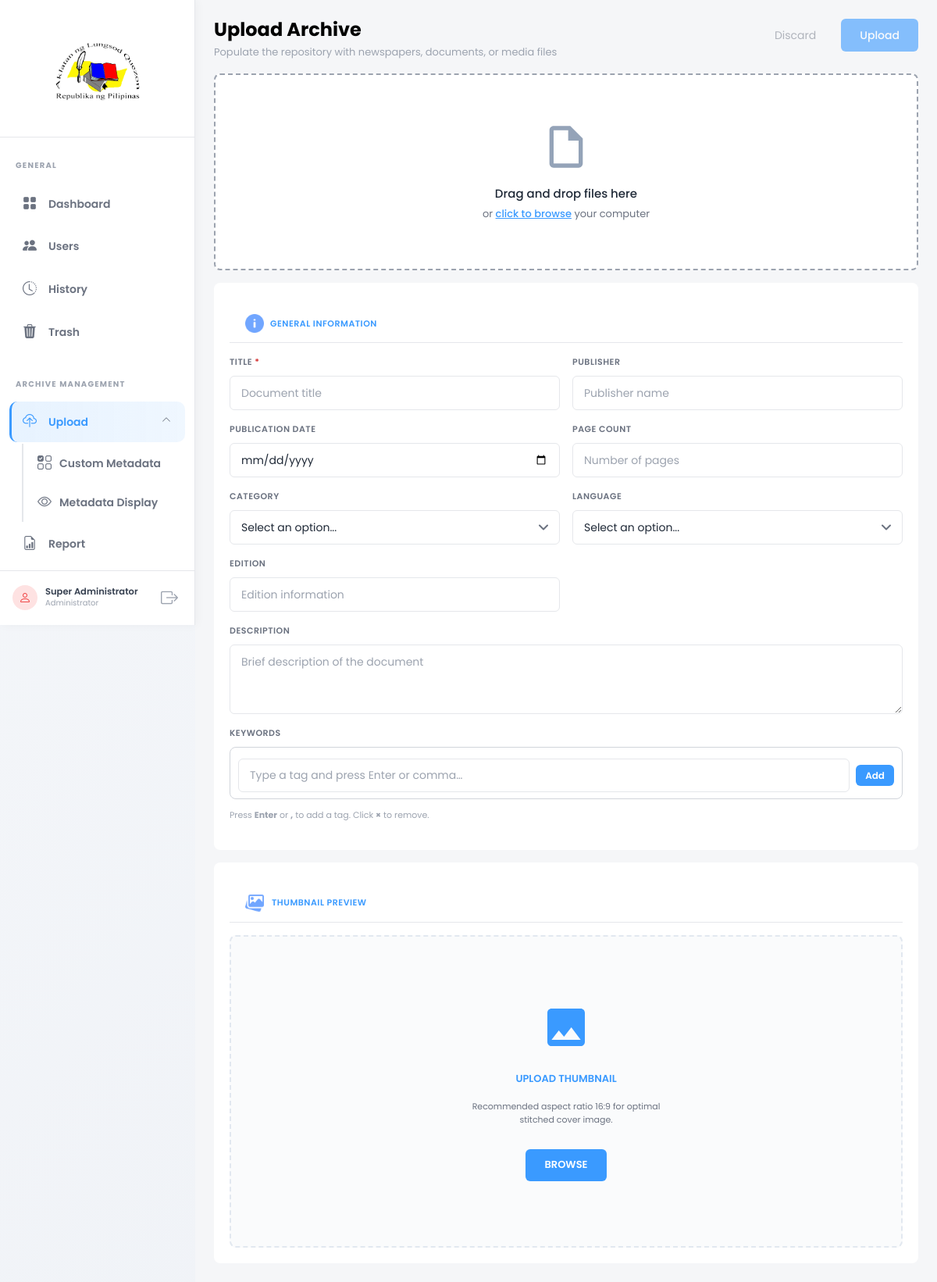
Page /admin_pages/upload.php (signed in) on the committed database.
### tables this page shows
CREATE TABLE IF NOT EXISTS users (
    id INT PRIMARY KEY AUTO_INCREMENT,
    username VARCHAR(50) UNIQUE NOT NULL,
    password VARCHAR(255) NOT NULL,
    full_name VARCHAR(100) NOT NULL,
    email VARCHAR(100) UNIQUE NOT NULL,
    profile_photo VARCHAR(255) DEFAULT NULL,
    role ENUM('super_admin', 'admin') DEFAULT 'admin',
    status ENUM('active', 'inactive') DEFAULT 'active',
    last_login DATETIME DEFAULT NULL,
    deleted_by INT DEFAULT NULL,
    deleted_at DATETIME DEFAULT NULL,
    created_at DATETIME DEFAULT CURRENT_TIMESTAMP,
    updated_at DATETIME DEFAULT CURRENT_TIMESTAMP ON UPDATE CURRENT_TIMESTAMP
);

CREATE TABLE IF NOT EXISTS form_fields (
    id INT PRIMARY KEY AUTO_INCREMENT,
    form_id INT NOT NULL COMMENT 'References form_templates.id',
    field_label VARCHAR(255) NOT NULL COMMENT 'Display label shown to users',
    field_type ENUM('text', 'textarea', 'number', 'date', 'select', 'checkbox', 'radio', 'tags') NOT NULL,
    field_options TEXT DEFAULT NULL COMMENT 'JSON array for select/checkbox/radio options',
    is_required TINYINT(1) DEFAULT 0 COMMENT '1 = required field, 0 = optional',
    display_order INT DEFAULT 0 COMMENT 'Sort order for display on forms',
    help_text TEXT DEFAULT NULL COMMENT 'Optional help text displayed near field',
    created_at DATETIME DEFAULT CURRENT_TIMESTAMP,
    updated_at DATETIME DEFAULT CURRENT_TIMESTAMP ON UPDATE CURRENT_TIMESTAMP,
    FOREIGN KEY (form_id) REFERENCES form_templates(id) ON DELETE CASCADE,
    INDEX idx_form_order (form_id, display_order)
);

### views/upload.php (the view, shortened to what the rows shown need)
<!DOCTYPE html>
<html lang="en">
<head>
    <link href="https://cdn.jsdelivr.net/npm/bootstrap@5.3.2/dist/css/bootstrap.min.css" rel="stylesheet">
    <link href="https://cdn.jsdelivr.net/npm/bootstrap-icons@1.11.1/font/bootstrap-icons.css" rel="stylesheet">
    <link href="<?= APP_URL ?>/assets/css/style.css" rel="stylesheet">
    <link href="<?= APP_URL ?>/assets/css/dark-mode.css" rel="stylesheet">
    <link href="<?= APP_URL ?>/assets/css/admin_pages/upload.css?v=<?= time() ?>" rel="stylesheet">
</head>
<body class="<?= getSetting('dark_mode') === '1' ? 'dark-mode' : '' ?>">
    <?php include __DIR__ . '/layouts/sidebar.php'; ?>
    <main class="main-content">
        <div class="page-header">
            <div>
                <h1><?= $editMode ? 'Edit Archive' : 'Upload Archive' ?></h1>
            </div>
        </div>
        <div class="content-grid">
            <div class="form-section">
                <form id="uploadForm" action="<?= APP_URL ?>/admin_pages/upload.php" method="POST" enctype="multipart/form-data">
                    <div class="info-card">
                        <?php if (empty($formFields) && empty($customFields)): ?>
                        <div class="empty-state-container text-center py-5">
                            <div class="empty-state-icon mb-3">
                                <i class="bi bi-inbox" style="font-size: 4rem; color: #6c757d;"></i>
                            </div>
                            <h3 class="empty-state-title">No Metadata Fields Defined</h3>
                            <p class="empty-state-description text-muted">
                                Please customize your metadata structure to start uploading archives.<br>
                                Define fields like Author, Date, and Keywords to keep your library organized.
                            </p>
                            <a href="<?= APP_URL ?>/admin_pages/form-library.php" class="btn btn-primary mt-3">
                                <i class="bi bi-gear"></i> Configure Metadata Fields
                            </a>
                        </div>
                        <?php else: ?>
                        <?php if (!empty($formFields)): ?>
                        <?php
                        $fieldIndex = 0;
                        $totalFields = count($formFields);
                        while ($fieldIndex < $totalFields):
                            $field = $formFields[$fieldIndex];
                            $fieldName = 'field_' . $field['id'];
                            $fieldValue = $customMetadataValues[$field['id']] ?? '';
                            $required = $field['is_required'] ? 'required' : '';
                            $requiredAttr = $field['is_required'] ? 'data-required="true"' : '';
                            $isFullWidth = in_array($field['field_type'], ['textarea', 'checkbox', 'radio', 'tags']);
                            if ($isFullWidth):
                        ?>
                        <div class="form-group-full">
                            <label>
                                <?= strtoupper(htmlspecialchars($field['field_label'])) ?>
                            </label>
                            <?php if ($field['field_type'] === 'textarea'): ?>
                                <textarea class="custom-field"
                                          id="<?= $fieldName ?>"
                                          name="<?= $fieldName ?>"
                                          rows="3" placeholder="<?= htmlspecialchars($field['help_text'] ?? '') ?>"
                                          <?= $required ?>
                                          <?= $requiredAttr ?>><?= htmlspecialchars($fieldValue) ?></textarea>
                            <?php elseif ($field['field_type'] === 'tags'): ?>
                                <div class="tags-field-wrapper">
                                    <div class="tags-input-row">
                                        <input type="text"
                                               id="<?= $fieldName ?>_input"
                                               class="tags-text-input"
                                               placeholder="Type a tag and press Enter or comma…"
                                               onkeydown="handleTagKeydown(event,'<?= $fieldName ?>')"
                                               onclick="event.stopPropagation()"
                                               autocomplete="off">
                                        <button type="button" class="tags-add-btn" onclick="event.stopPropagation();addTagFromInput('<?= $fieldName ?>')">Add</button>
                                    </div>
                                </div>
                                <div class="tags-hint">Press <strong>Enter</strong> or <strong>,</strong> to add a tag. Click <strong>×</strong> to remove.</div>
                            <?php endif; ?>
                        </div>
                        <?php
                                $fieldIndex++;
                            else:
                                $nextField = null;
                                $nextFieldName = '';
                                $nextFieldValue = '';
                                $nextRequired = '';
                                $nextRequiredAttr = '';
                                if ($fieldIndex + 1 < $totalFields) {
                                    $nextField = $formFields[$fieldIndex + 1];
                                    if (!in_array($nextField['field_type'], ['textarea', 'checkbox', 'radio', 'tags'])) {
                                        $nextFieldName = 'field_' . $nextField['id'];
                                        $nextFieldValue = $customMetadataValues[$nextField['id']] ?? '';
                                        $nextRequired = $nextField['is_required'] ? 'required' : '';
                                        $nextRequiredAttr = $nextField['is_required'] ? 'data-required="true"' : '';
                                    } else {
                                        $nextField = null;
                                    }
                                }
                        ?>
                        <div class="form-row-2col">
                            <div class="form-group">
                                <label>
                                    <?= strtoupper(htmlspecialchars($field['field_label'])) ?>
                                    <?php if ($field['is_required']): ?>
                                        <span class="text-danger">*</span>
                                    <?php endif; ?>
                                </label>
                                <?php if ($field['field_type'] === 'text'): ?>
                                    <input type="text"
                                           class="custom-field"
                                           id="<?= $fieldName ?>"
                                           name="<?= $fieldName ?>"
                                           value="<?= htmlspecialchars($fieldValue) ?>"
                                           placeholder="<?= htmlspecialchars($field['help_text'] ?? '') ?>"
                                           <?= $required ?>
                                           <?= $requiredAttr ?>>
                                <?php elseif ($field['field_type'] === 'date'): ?>
                                    <input type="date"
                                           class="custom-field"
                                           id="<?= $fieldName ?>"
                                           name="<?= $fieldName ?>"
                                           value="<?= htmlspecialchars($fieldValue) ?>"
                                           <?= $required ?>
                                           <?= $requiredAttr ?>>
                                <?php elseif ($field['field_type'] === 'select'):
                                ?>
                                    <select class="custom-field"
                                            id="<?= $fieldName ?>"
                                            name="<?= $fieldName ?>"
                                            <?= $required ?>
                                            <?= $requiredAttr ?>>
                                        <option value="">Select an option...</option>
                                    </select>
                                <?php endif; ?>
                            </div>
                            <?php if ($nextField): ?>
                            <div class="form-group">
                                <label>
                                    <?= strtoupper(htmlspecialchars($nextField['field_label'])) ?>
                                </label>
                                <?php if ($nextField['field_type'] === 'text'): ?>
                                    <input type="text"
                                           class="custom-field"
                                           id="<?= $nextFieldName ?>"
                                           name="<?= $nextFieldName ?>"
                                           value="<?= htmlspecialchars($nextFieldValue) ?>"
                                           placeholder="<?= htmlspecialchars($nextField['help_text'] ?? '') ?>"
                                           <?= $nextRequired ?>
                                           <?= $nextRequiredAttr ?>>
                                <?php elseif ($nextField['field_type'] === 'number'): ?>
                                    <input type="number" step="any"
                                           class="custom-field"
                                           id="<?= $nextFieldName ?>"
                                           name="<?= $nextFieldName ?>"
                                           value="<?= htmlspecialchars($nextFieldValue) ?>"
                                           placeholder="<?= htmlspecialchars($nextField['help_text'] ?? '') ?>"
                                           <?= $nextRequired ?>
                                           <?= $nextRequiredAttr ?>>
                                <?php elseif ($nextField['field_type'] === 'select'):
                                ?>
                                    <select class="custom-field"
                                            id="<?= $nextFieldName ?>"
                                            name="<?= $nextFieldName ?>"
                                            <?= $nextRequired ?>
                                            <?= $nextRequiredAttr ?>>
                                        <option value="">Select an option...</option>
                                    </select>
                                <?php endif; ?>
                            </div>
                            <?php
                                $fieldIndex += 2;
                            else:
                                $fieldIndex++;
                            ?>
                            <div class="form-group"></div>
                            <?php endif; ?>
                        </div>
                        <?php
                            endif;
                        endwhile;
                        ?>
                        <?php endif; ?>
                        <?php endif; ?>
                    </div>
                </form>
            </div>
        </div>
    </main>
</body>
</html>

### views/layouts/sidebar.php (shortened to what the rows shown need)
<aside class="sidebar" id="sidebar">
    <div class="sidebar-footer">
        <div class="sidebar-user-info">
            <span class="sidebar-user-name"><?= htmlspecialchars($currentUser['full_name'] ?? 'User') ?></span>
            <span class="sidebar-user-role">Administrator</span>
        </div>
    </div>
</aside>

### rows in the picture
users: full_name "Super Administrator"
form_fields: field_label "TITLE"
form_fields: field_label "PUBLISHER"
form_fields: field_label "PAGE COUNT"
form_fields: field_label "PUBLICATION DATE"
form_fields: field_label "CATEGORY"
form_fields: field_label "LANGUAGE"
form_fields: field_label "EDITION"
form_fields: field_label "DESCRIPTION", id+help_text+is_required "Brief description of the document"
form_fields: field_label "KEYWORDS"
